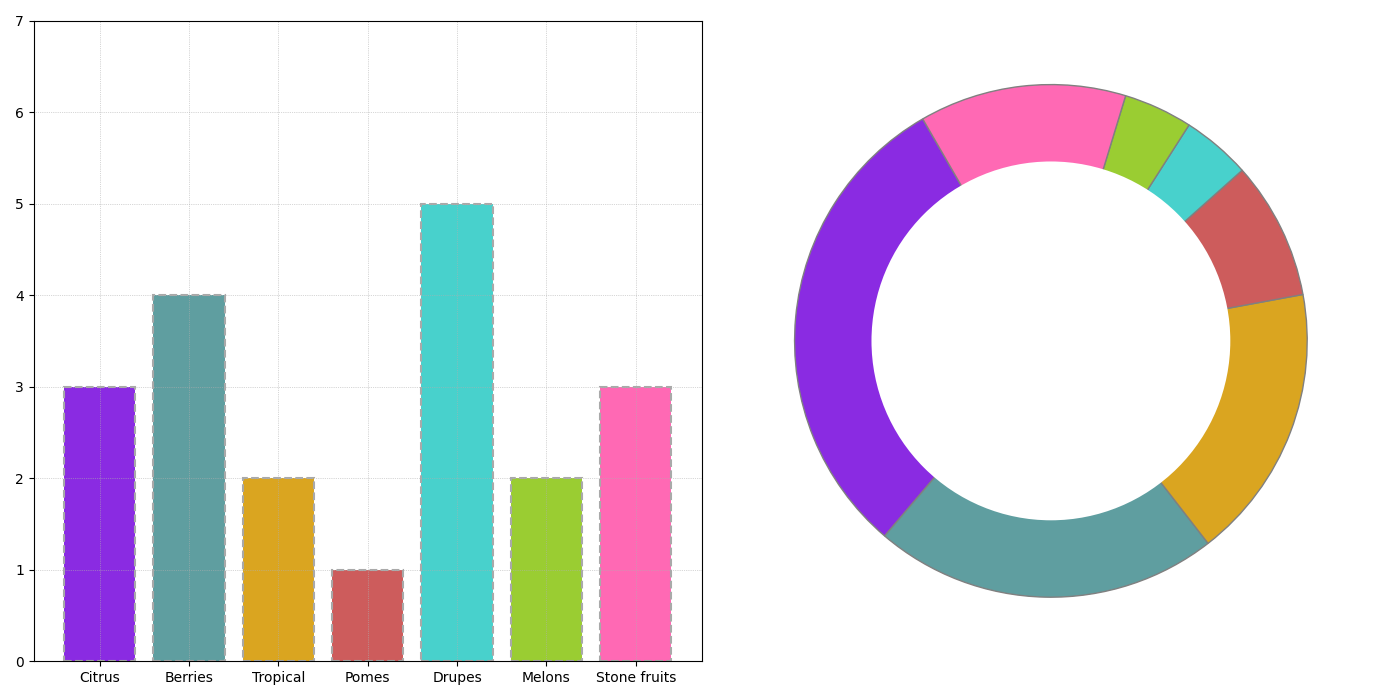

Source code (Python):
import matplotlib.pyplot as plt

fruit_categories = ['Citrus', 'Berries', 'Tropical', 'Pomes', 'Drupes', 'Melons', 'Stone fruits']
fruit_popularity = [35, 25, 20, 10, 5, 5, 15]
sales_growth = [3, 4, 2, 1, 5, 2, 3]

colors = ['#8A2BE2', '#5F9EA0', '#DAA520', '#CD5C5C', '#48D1CC', '#9ACD32', '#FF69B4']

fig, (ax1, ax2) = plt.subplots(1, 2, figsize=(14, 7))

# Bar chart without textual annotations
ax1.bar(fruit_categories, sales_growth, color=colors, edgecolor='darkgrey', linestyle='--', linewidth=1.5)
ax1.set_ylim(0, max(sales_growth) + 2)
ax1.grid(which='major', linestyle=':', linewidth=0.5)

# Pie chart without textual annotations
ax2.pie(fruit_popularity, startangle=120, colors=colors,
        wedgeprops=dict(edgecolor='gray'), shadow=False)

centre_circle = plt.Circle((0, 0), 0.70, fc='white')
ax2.add_artist(centre_circle)

plt.tight_layout()
plt.show()
